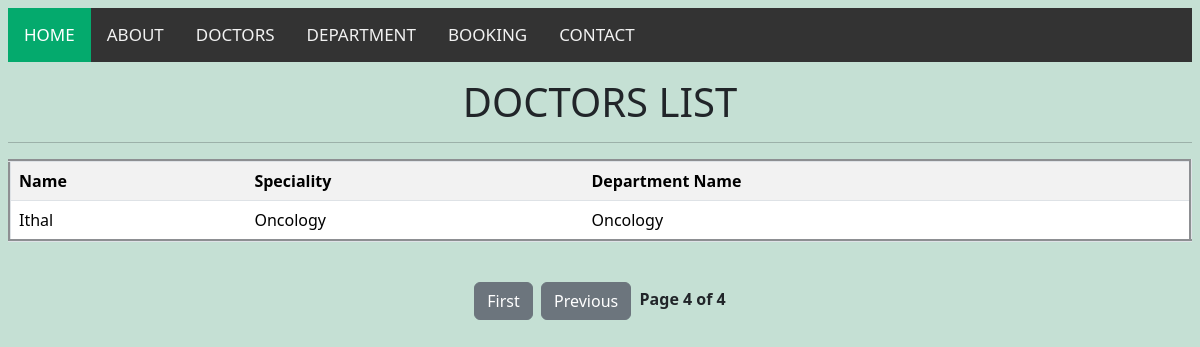
Page /doctors_list?page=4 on the committed database.
### members/models.py (models this page shows, shortened)
class Doctors(models.Model):
    d_name=models.CharField(max_length=255)
    speciality=models.CharField(max_length=255)
    dep_name=models.ForeignKey(Department, on_delete=models.CASCADE)
    image=models.ImageField(upload_to='hos_images')

class Department(models.Model):
    dep_name=models.CharField(max_length=255)
    dep_description=models.TextField()
    def __str__(self):
        return self.dep_name

### members/views.py (the view)
# urls.py: path('doctors_list',views.doctors_list,name='doctors_list'), # - new
def doctors_list(request):
    doctor = Doctors.objects.all()
    paginator = Paginator(doctor, 5)
    page_number = request.GET.get("page")
    page_obj = paginator.get_page(page_number)
    return render(request, "doctors_list.html", {
        "page_obj": page_obj
    })

### members/templates/doctors_list.html (shortened to what this page needs)
{% extends 'base.html' %}
{% block content %}
<h1 class="text-center my-3">DOCTORS LIST</h1><hr>
<table class="table table-striped table-hover" border="3" cellpadding="8">
    <tr>
        <th>Name</th>
        <th>Speciality</th>
        <th>Department Name</th>
    </tr>
    {% for d in page_obj %}
    <tr>
        <td>{{ d.d_name }}</td>
        <td>{{ d.speciality }}</td>
        <td>{{ d.dep_name }}</td>
    </tr>
    {% endfor %}
</table>
<br>
<div class="text-center">
    {% if page_obj.has_previous %}
        <a class="btn btn-secondary" href="?page=1">First</a>&nbsp;
        <a class="btn btn-secondary" href="?page={{ page_obj.previous_page_number }}">
            Previous
        </a>&nbsp;
    {% endif %}
    <strong>
        Page {{ page_obj.number }}
        of
        {{ page_obj.paginator.num_pages }}
    </strong>
</div>
{% endblock %}

### static/css/style.css (style rules this page uses)
body { margin: 0; font-family: Arial, Helvetica, sans-serif; }

### rows in the picture
Doctors: d_name "Ithal", speciality "Oncology", dep_name "Oncology"

### other values in the picture
{{ page_obj.number }} "4"
{{ page_obj.paginator.num_pages }} "4"
